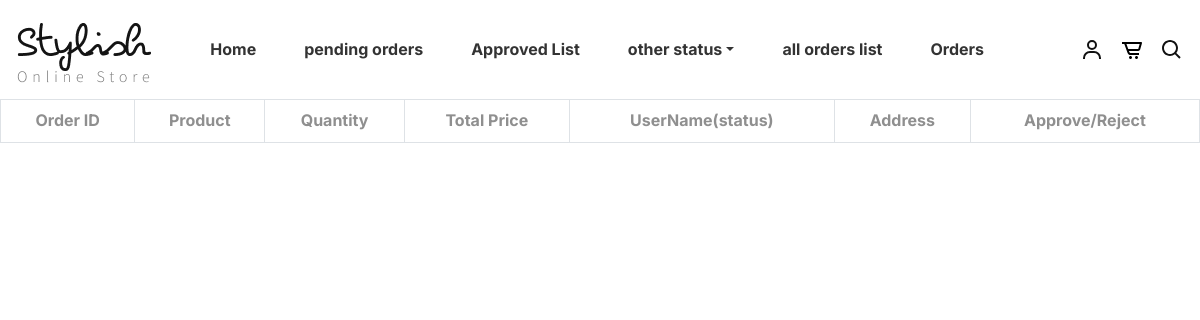
The page /rejectedlist/ on the database as committed earlier.
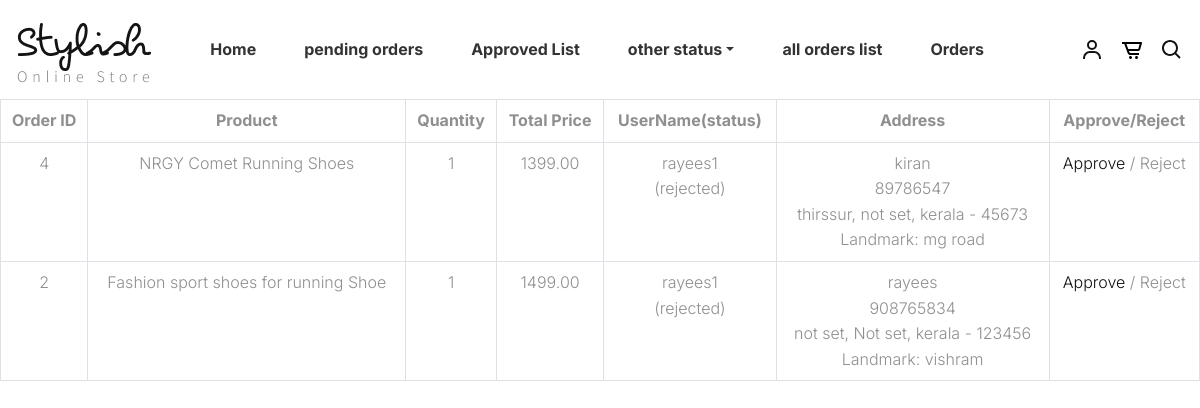
The same page on the database as committed later.
### shop/models.py (models this page shows)
class Product_Purchase(models.Model):
    ADDRESS = models.ForeignKey(Address,on_delete=models.CASCADE)
    PRODUCT = models.ForeignKey(Product,on_delete=models.CASCADE)
    purchase_date = models.DateTimeField(auto_now_add=True)
    quantity = models.IntegerField(default=1)
    total_price = models.DecimalField(max_digits=10, decimal_places=2)
    status = models.CharField(max_length=50, default='Pending')

class Product(models.Model):
    name = models.CharField(max_length=200)
    price = models.DecimalField(max_digits=10, decimal_places=2)
    description = models.TextField()
    image = models.ImageField(upload_to='products/')
    stock = models.IntegerField()
    created_at = models.DateTimeField(auto_now_add=True)

### accounts/models.py (models this page shows)
class Address(models.Model):
    User = models.ForeignKey(User,on_delete=models.CASCADE)
    full_name = models.CharField(max_length=200)
    phone = models.CharField(max_length=15)
    pincode = models.CharField(max_length=10)
    locality = models.CharField(max_length=200)
    address = models.TextField()
    city = models.CharField(max_length=100)
    state = models.CharField(max_length=100)
    landmark = models.CharField(max_length=200, blank=True, null=True)

### admininterface/views.py (the view)
# urls.py: path('rejectedlist/',admin.rejectedlist,name='rejectedlist'),
def rejectedlist(request):
    orders = Product_Purchase.objects.filter(status='rejected').order_by('-purchase_date')
    return render(request,'rejectedlist.html',{'orders':orders})

### templates/rejectedlist.html
{% extends 'admin.html' %}
{% block content%}
<table class="table table-bordered text-center">
    <thead>
        <tr>
            <th>Order ID</th>
            <th>Product</th>
            <th>Quantity</th>
            <th>Total Price</th>
            <th>UserName(status)</th>
            <th>Address</th>
            <th>Approve/Reject</th>
        </tr>
    </thead>
    <tbody>
        {% for order in orders %}
        <tr>
            <td>{{ order.id }}</td>
            <td>{{ order.PRODUCT.name }}</td>
            <td>{{ order.quantity }}</td>
            <td>{{ order.total_price }}</td>
            <td>{{ order.ADDRESS.User.username }}<br>({{ order.status}})</td>
            <td>
                {{ order.ADDRESS.full_name }}<br>
                {{ order.ADDRESS.phone }}<br>
                {{ order.ADDRESS.address }}, {{ order.ADDRESS.city }}, {{ order.ADDRESS.state }} - {{ order.ADDRESS.pincode }}<br>
                Landmark: {{ order.ADDRESS.landmark }}
            </td>
            <td><a href="{%url 'orderapprove' order.id %}">Approve</a> /<a> Reject</a></td>
        </tr>
        {% endfor %}
    </tbody>
</table>
{% endblock %}

Rows that differ between the two databases and show on the page:
added Product_Purchase: id "4", PRODUCT.name "NRGY Comet Running Shoes", quantity "1", total_price "1399.00", ADDRESS.User.username "rayees1", status "rejected", ADDRESS.full_name "kiran", ADDRESS.phone "89786547", ADDRESS.address "thirssur", ADDRESS.city "not set", ADDRESS.state "kerala", ADDRESS.pincode "45673", ADDRESS.landmark "mg road"
now on this page (row edited): Product_Purchase: id "2", PRODUCT.name "Fashion sport shoes for running Shoe", quantity "1", total_price "1499.00", ADDRESS.User.username "rayees1", status "rejected", ADDRESS.full_name "rayees", ADDRESS.phone "908765834", ADDRESS.address "not set", ADDRESS.city "Not set", ADDRESS.state "kerala", ADDRESS.pincode "123456", ADDRESS.landmark "vishram"
